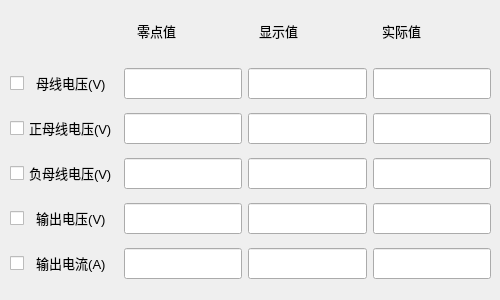
   <widget class="QWidget" name="tab_5">
    <attribute name="title">
     <string>分柜4</string>
    </attribute>
    <widget class="QWidget" name="layoutWidget_4">
     <property name="geometry">
      <rect>
       <x>130</x>
       <y>10</y>
       <width>361</width>
       <height>41</height>
      </rect>
     </property>
     <layout class="QHBoxLayout" name="horizontalLayout_5">
      <item>
       <widget class="QLabel" name="label_14">
        <property name="font">
         <font>
          <pointsize>10</pointsize>
          <weight>50</weight>
          <bold>false</bold>
         </font>
        </property>
        <property name="text">
         <string>  零点值</string>
        </property>
       </widget>
      </item>
      <item>
       <widget class="QLabel" name="label_15">
        <property name="font">
         <font>
          <pointsize>10</pointsize>
          <weight>50</weight>
          <bold>false</bold>
         </font>
        </property>
        <property name="text">
         <string>  显示值</string>
        </property>
       </widget>
      </item>
      <item>
       <widget class="QLabel" name="label_16">
        <property name="font">
         <font>
          <pointsize>10</pointsize>
          <weight>50</weight>
          <bold>false</bold>
         </font>
        </property>
        <property name="text">
         <string>  实际值</string>
        </property>
       </widget>
      </item>
     </layout>
    </widget>
    <widget class="QWidget" name="layoutWidget">
     <property name="geometry">
      <rect>
       <x>10</x>
       <y>60</y>
       <width>481</width>
       <height>231</height>
      </rect>
     </property>
     <layout class="QGridLayout" name="gridLayout_5">
      <item row="0" column="1">
       <widget class="QLineEdit" name="lineEdit_sub4zerobusvolt">
        <property name="font">
         <font>
          <pointsize>14</pointsize>
         </font>
        </property>
       </widget>
      </item>
      <item row="0" column="2">
       <widget class="mylineedit" name="lineEdit_sub4totalbusvolt">
        <property name="font">
         <font>
          <pointsize>14</pointsize>
         </font>
        </property>
       </widget>
      </item>
      <item row="0" column="3">
       <widget class="mylineedit" name="lineEdit_sub4adjbusvolt">
        <property name="font">
         <font>
          <pointsize>14</pointsize>
         </font>
        </property>
       </widget>
      </item>
      <item row="1" column="0">
       <widget class="QCheckBox" name="s4abvcheckBox">
        <property name="font">
         <font>
          <pointsize>10</pointsize>
         </font>
        </property>
        <property name="text">
         <string>正母线电压(V)</string>
        </property>
       </widget>
      </item>
      <item row="1" column="1">
       <widget class="QLineEdit" name="lineEdit_sub4zeroactbusvolt">
        <property name="font">
         <font>
          <pointsize>14</pointsize>
         </font>
        </property>
       </widget>
      </item>
      <item row="1" column="2">
       <widget class="mylineedit" name="lineEdit_sub4totalactbusvolt">
        <property name="font">
         <font>
          <pointsize>14</pointsize>
         </font>
        </property>
       </widget>
      </item>
      <item row="1" column="3">
       <widget class="mylineedit" name="lineEdit_sub4adjactbusvolt">
        <property name="font">
         <font>
          <pointsize>14</pointsize>
         </font>
        </property>
       </widget>
      </item>
      <item row="2" column="0">
       <widget class="QCheckBox" name="s4nbvcheckBox">
        <property name="font">
         <font>
          <pointsize>10</pointsize>
         </font>
        </property>
        <property name="text">
         <string>负母线电压(V)</string>
        </property>
       </widget>
      </item>
      <item row="2" column="1">
       <widget class="QLineEdit" name="lineEdit_sub4zeronegbusvolt">
        <property name="font">
         <font>
          <pointsize>14</pointsize>
         </font>
        </property>
       </widget>
      </item>
      <item row="2" column="2">
       <widget class="mylineedit" name="lineEdit_sub4totalnegbusvolt">
        <property name="font">
         <font>
          <pointsize>14</pointsize>
         </font>
        </property>
       </widget>
      </item>
      <item row="2" column="3">
       <widget class="mylineedit" name="lineEdit_sub4adjnegbusvolt">
        <property name="font">
         <font>
          <pointsize>14</pointsize>
         </font>
        </property>
       </widget>
      </item>
      <item row="3" column="0">
       <widget class="QCheckBox" name="s4ovcheckBox">
        <property name="font">
         <font>
          <pointsize>10</pointsize>
         </font>
        </property>
        <property name="text">
         <string>  输出电压(V)</string>
        </property>
       </widget>
      </item>
      <item row="3" column="1">
       <widget class="mylineedit" name="lineEdit_sub4zerooutputvolt">
        <property name="font">
         <font>
          <pointsize>14</pointsize>
         </font>
        </property>
       </widget>
      </item>
      <item row="3" column="2">
       <widget class="mylineedit" name="lineEdit_sub4totaloutputvolt">
        <property name="font">
         <font>
          <pointsize>14</pointsize>
         </font>
        </property>
       </widget>
      </item>
      <item row="3" column="3">
       <widget class="mylineedit" name="lineEdit_sub4adjoutputvolt">
        <property name="font">
         <font>
          <pointsize>14</pointsize>
         </font>
        </property>
       </widget>
      </item>
      <item row="4" column="0">
       <widget class="QCheckBox" name="s4occheckBox">
        <property name="font">
         <font>
          <pointsize>10</pointsize>
         </font>
        </property>
        <property name="text">
         <string>  输出电流(A)</string>
        </property>
       </widget>
      </item>
      <item row="4" column="1">
       <widget class="mylineedit" name="lineEdit_sub4zerooutputcurr">
        <property name="font">
         <font>
          <pointsize>14</pointsize>
         </font>
        </property>
       </widget>
      </item>
      <item row="4" column="2">
       <widget class="mylineedit" name="lineEdit_sub4totaloutputcurr">
        <property name="font">
         <font>
          <pointsize>14</pointsize>
         </font>
        </property>
       </widget>
      </item>
      <item row="4" column="3">
       <widget class="mylineedit" name="lineEdit_sub4adjoutputcurr">
        <property name="font">
         <font>
          <pointsize>14</pointsize>
         </font>
        </property>
       </widget>
      </item>
      <item row="0" column="0">
       <widget class="QCheckBox" name="s4bvcheckBox">
        <property name="font">
         <font>
          <pointsize>10</pointsize>
         </font>
        </property>
        <property name="text">
         <string>  母线电压(V)</string>
        </property>
       </widget>
      </item>
     </layout>
    </widget>
    <zorder>layoutWidget_4</zorder>
    <zorder>layoutWidget</zorder>
    <zorder>s4bvcheckBox</zorder>
   </widget>
